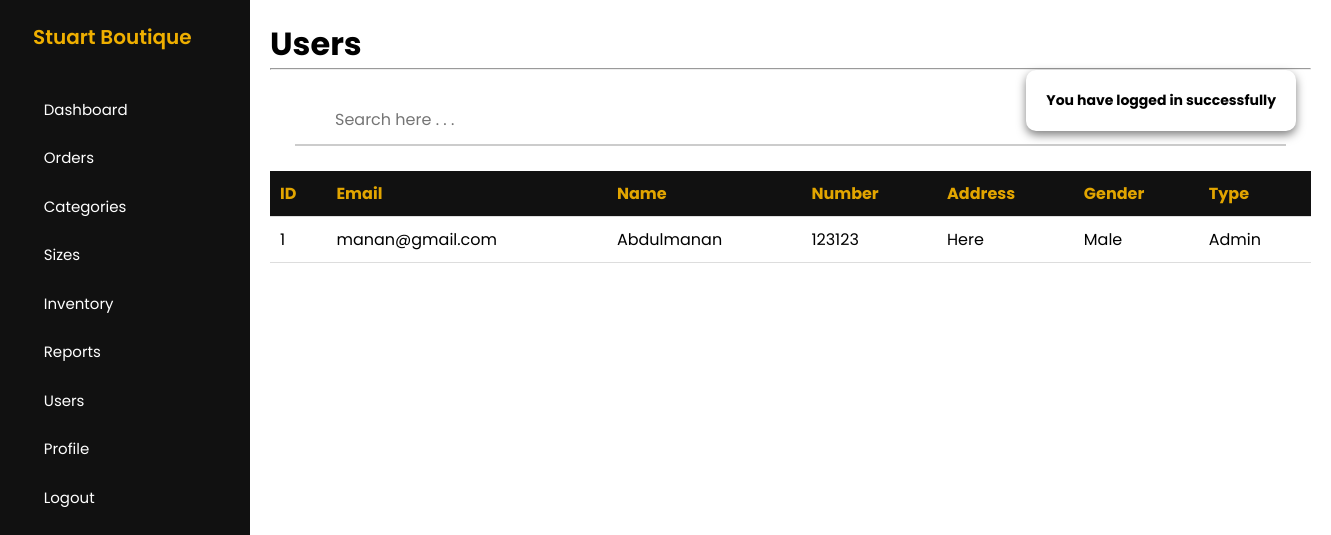
Page /admin/view-users.php (signed in) on the earlier database version.
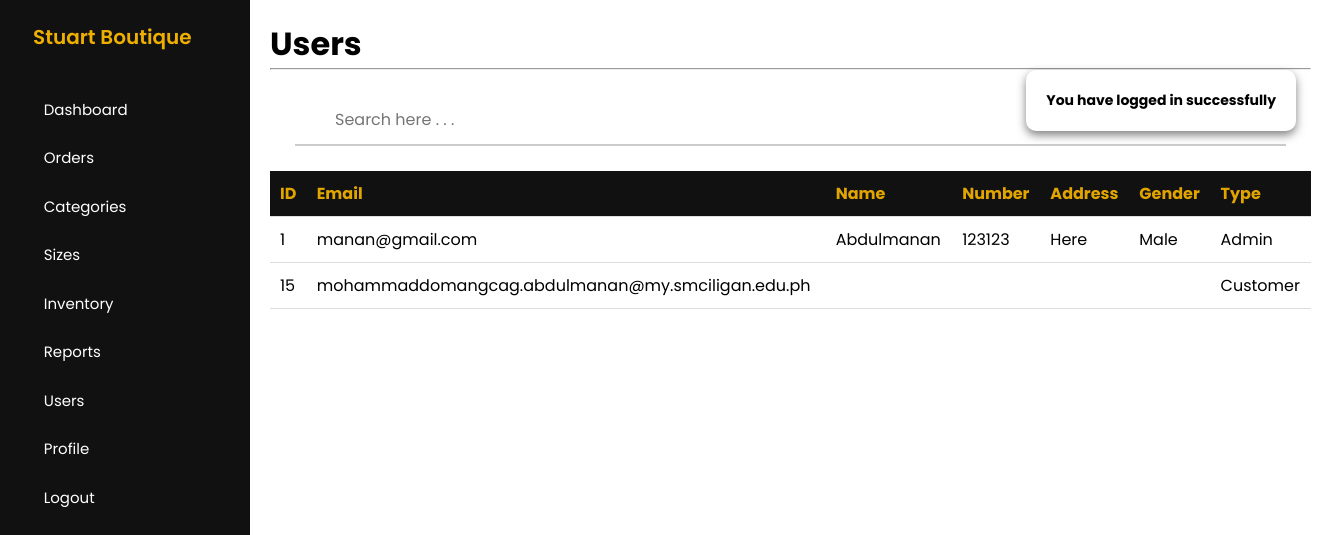
Same page on the later database version.
### tables this page shows
CREATE TABLE `users` (
  `userID` int(11) NOT NULL,
  `userFullname` varchar(255) DEFAULT NULL,
  `userNumber` int(255) DEFAULT NULL,
  `userAddress` varchar(255) DEFAULT NULL,
  `userGender` varchar(255) DEFAULT NULL,
  `userEmail` varchar(255) NOT NULL,
  `userPassword` varchar(255) NOT NULL,
  `userCode` int(255) DEFAULT NULL,
  `userType` tinyint(1) DEFAULT 0 COMMENT '0=customer, 1=admin'
);

### config/DatabaseConnection.php (called while the page is built, shortened)
<?php
    class DatabaseConnection
    {
        public function __construct()
        {
            $this->conn = new mysqli(HOSTNAME,USERNAME,PASSWORD,DATABASE);
        }
    }
?>

### admin/controllers/UsersController.php (called while the page is built, shortened)
<?php
    class UsersController
    {
        private $conn;
        public function __construct()
        {
            $db = new DatabaseConnection;
            $this->conn = $db->conn;
        }
        public function rows($row)
        {
            return $data = [
                'id' => $row['userID'],
                'fullname' => $row['userFullname'],
                'number' => $row['userNumber'],
                'address' => $row['userAddress'],
                'gender' => $row['userGender'],
                'email' => $row['userEmail'],
                'type' => $row['userType']
            ];
        }
        public function get()
        {
            $getDataQuery = "
                SELECT *
                FROM users
                ORDER BY userType=0
            ";
            $result = $this->conn->query($getDataQuery);
            if($result->num_rows > 0){
                return $result;
            }else{
                return false;
            }
        }
    }
?>

### admin/view-users.php (the view, shortened to what this page needs)
<?php
    include_once 'controllers/UsersController.php';
    $users = new UsersController;
    include 'includes/header.php';
    include 'includes/sidebar.php';
?>
<main>
    <h1>Users</h1>
    <hr>
    <div class="search-container">
        <input type="text" id="myInput" onkeyup="filterTable()" placeholder="Search here . . ." title="Type in a name">
    </div>
        <div class="table-container">
            <div class="scroll-table">
                <table class="child-table" id="inventoryTable">
                    <thead>
                        <tr>
                            <th>ID</th>
                            <th>Email</th>
                            <th>Name</th>
                            <th>Number</th>
                            <th>Address</th>
                            <th>Gender</th>
                            <th>Type</th>
                        </tr>
                    </thead>
                    <tbody>
                        <?php
                            $resultGet = $users->get();
                            if(!$resultGet){
                                showMessage('No Inventory Record Found');
                            }else{
                                foreach($resultGet as $inventoryRows) :
                                    $data = $users->rows($inventoryRows);
                        ?>
                        <tr>
                            <td>
                                <?= $data['id'] ?>
                            </td>
                            <td>
                                <?= $data['email'] ?>
                            </td>
                            <td>
                                <?= $data['fullname'] ?>
                            </td>
                            <td>
                                <?= $data['number'] ?>
                            </td>
                            <td>
                                <?= $data['address'] ?>
                            </td>
                            <td>
                                <?= $data['gender'] ?>
                            </td>
                            <td>
                                <?php
                                    if($data['type'] == 0){
                                        $type = 'Customer';
                                    }else{
                                        $type = 'Admin';
                                    }
                                ?>
                                <?= $type ?>
                            </td>
                        </tr>
                        <?php
                                endforeach;
                            }
                        ?>
                    </tbody>
                </table>
            </div>
        </div>
</main>
<?php include 'includes/footer.php'; ?>

Differences in the rows shown:
added users: userID "15", userEmail "mohammaddomangcag.abdulmanan@my.smciligan.edu.ph", userType "Customer"
